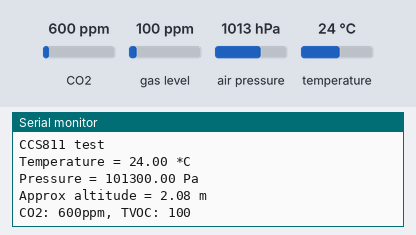
Bench run of a sketch on a simulated Arduino MKR. Parts: the last lines printed to the serial monitor. Inputs (shaded band) come from the test bench; at power-on: CO2 600 ppm, gas level 100 ppm, air pressure 1013 hPa, temperature 24 °C. WiFi joins after 1.5 s; servers stay silent unless stated; uploads are accepted with an empty reply.

Above: at 12.7 s.
12.8 s: CO2 set to 452 ppm
At 14.3 s:
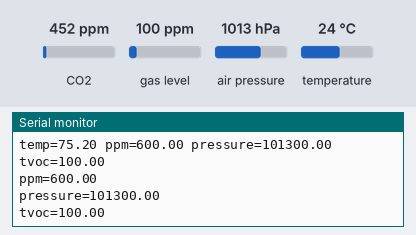
15.2 s: gas level set to 20 ppm
At 16.9 s:
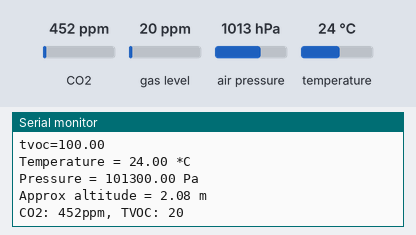
17.0 s: air pressure set to 952 hPa
18.8 s: temperature set to 12 °C
At 19.5 s:
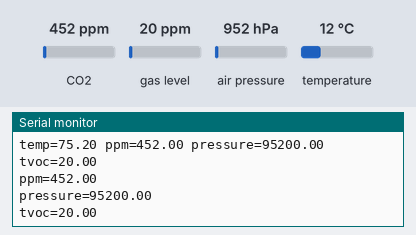

The sketch:

APWeather_Server_Post.ino
```cpp
#include <WiFiNINA.h>
#include <Wire.h>
#include <SPI.h>
#include <Adafruit_BMP280.h>
#include "Adafruit_CCS811.h"

#define BMP_SCK  (13)
#define BMP_MISO (12)
#define BMP_MOSI (11)
#define BMP_CS   (10)

Adafruit_CCS811 ccs;
Adafruit_BMP280 bmp(BMP_CS, BMP_MOSI, BMP_MISO,  BMP_SCK);

#define sensorPin A5

char ssid[] = "Verizon_BNVM7C";
char pass[] = "cry4-medal-mil";

int status = WL_IDLE_STATUS;

char server[] = "pcr.bounceme.net";

String postData;
String postVariable = "temp=";

String postData1;
String postVariable1 = "ppm=";

String postData2;
String postVariable2 = "pressure=";

String postData3;
String postVariable3 = "tvoc=";


WiFiClient client;

void setup() {
  Serial.begin(9600);
  unsigned status_sensor;

  while (!Serial) {
     delay(100); // wait for serial port to connect. Needed for native USB port only
  }

  while (status != WL_CONNECTED) {
    Serial.print("Attempting to connect to Network named: ");
    Serial.println(ssid);
    status = WiFi.begin(ssid, pass);
    delay(10000);
  }

  Serial.print("SSID: ");
  Serial.println(WiFi.SSID());
  IPAddress ip = WiFi.localIP();
  IPAddress gateway = WiFi.gatewayIP();
  Serial.print("IP Address: ");
  Serial.println(ip);

  status_sensor = bmp.begin();
  if (!status_sensor) {
    Serial.println(F("Could not find a valid BMP280 sensor, check wiring or "
                      "try a different address!"));
    Serial.print("SensorID was: 0x"); Serial.println(bmp.sensorID(),16);
    Serial.print("        ID of 0xFF probably means a bad address, a BMP 180 or BMP 085\n");
    Serial.print("   ID of 0x56-0x58 represents a BMP 280,\n");
    Serial.print("        ID of 0x60 represents a BME 280.\n");
    Serial.print("        ID of 0x61 represents a BME 680.\n");
    while (1) delay(10);
    bmp.setSampling(Adafruit_BMP280::MODE_NORMAL,     /* Operating Mode. */
                  Adafruit_BMP280::SAMPLING_X2,     /* Temp. oversampling */
                  Adafruit_BMP280::SAMPLING_X16,    /* Pressure oversampling */
                  Adafruit_BMP280::FILTER_X16,      /* Filtering. */
                  Adafruit_BMP280::STANDBY_MS_500); /* Standby time. */
  }
  Serial.println("CCS811 test");

  if(!ccs.begin()){
    Serial.println("Failed to start sensor! Please check your wiring.");
    while(1);
  }

  // Wait for the sensor to be ready
  while(!ccs.available());
}

void loop() {
  //reconnect algorithim incase WiFi crashes
  while (status != WL_CONNECTED) {
    Serial.print("Attempting to connect to Network named: ");
    Serial.println(ssid);
    status = WiFi.begin(ssid, pass);
    delay(10000);
  }
  Serial.print(F("Temperature = "));
  Serial.print(bmp.readTemperature());
  Serial.println(" *C");

  Serial.print(F("Pressure = "));
  Serial.print(bmp.readPressure());
  Serial.println(" Pa");

  Serial.print(F("Approx altitude = "));
  Serial.print(bmp.readAltitude(1013.25)); /* Adjusted to local forecast! */
  Serial.println(" m");

  if(ccs.available()){
    if(!ccs.readData()){
      Serial.print("CO2: ");
      Serial.print(ccs.geteCO2());
      Serial.print("ppm, TVOC: ");
      Serial.println(ccs.getTVOC());
      Serial.println("");
    }
    else{
      Serial.println("ERROR!");
      while(1);
    }
  }
  delay(2000);
  float ppm = ccs.geteCO2();
  float pressure = bmp.readPressure();
  float TVOC = ccs.getTVOC();
  float temperatureC = bmp.readTemperature();
  float temperatureF = (temperatureC * 9.0 / 5.0) + 32.0;

  //postData = postVariable + temperatureF;
  postData1 = postVariable1 + ppm;
  postData2 = postVariable2 + pressure;
  postData3 = postVariable3 + TVOC;
  postData = postVariable + temperatureF + " " + postVariable1 + ppm + " "+ postVariable2 + pressure + " " + postVariable3 + TVOC + " ";


  if (client.connect(server, 80)) {
    client.println("POST /test/post.php HTTP/1.2");
    client.println("Host: pcr.bounceme.net");
    client.println("Content-Type: application/x-www-form-urlencoded");
    client.print("Content-Length: ");
    client.println(postData.length());
    client.println();
    client.print(postData);
    /*client.println(postData1.length());
    client.println();
    client.print(postData1);
    client.println(postData2.length());
    client.println();
    client.print(postData2);
    client.println(postData3.length());
    client.println();
    client.print(postData3);*/

  }

  if (client.connected()) {
    client.stop();
  }
  Serial.println("________");
  Serial.println(postData);
  Serial.println(postData1);
  Serial.println(postData2);
  Serial.println(postData3);

  delay(3000);
}
```

Measured:
- after the input at 15.2 s, the serial monitor: prints a new line after 1.6 s (image 2)
